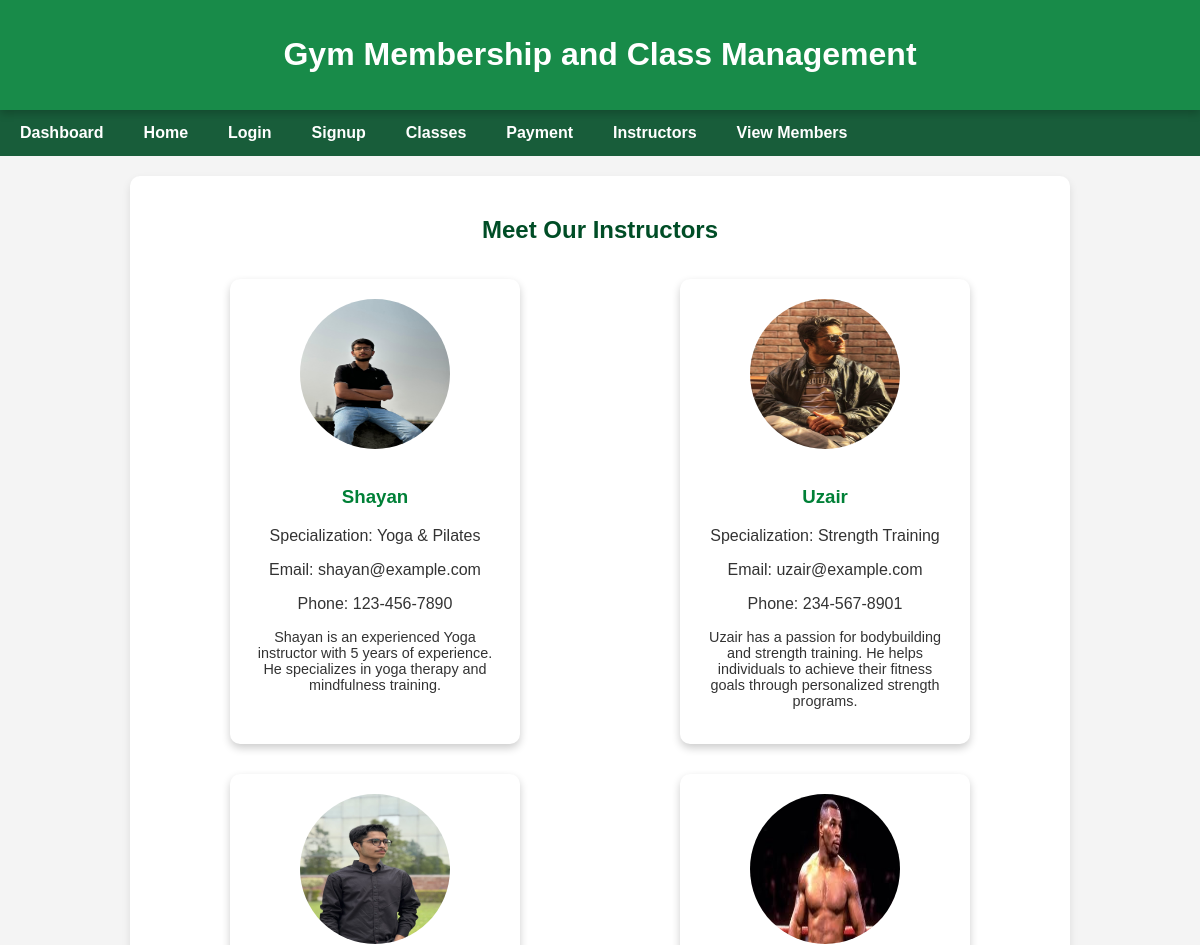
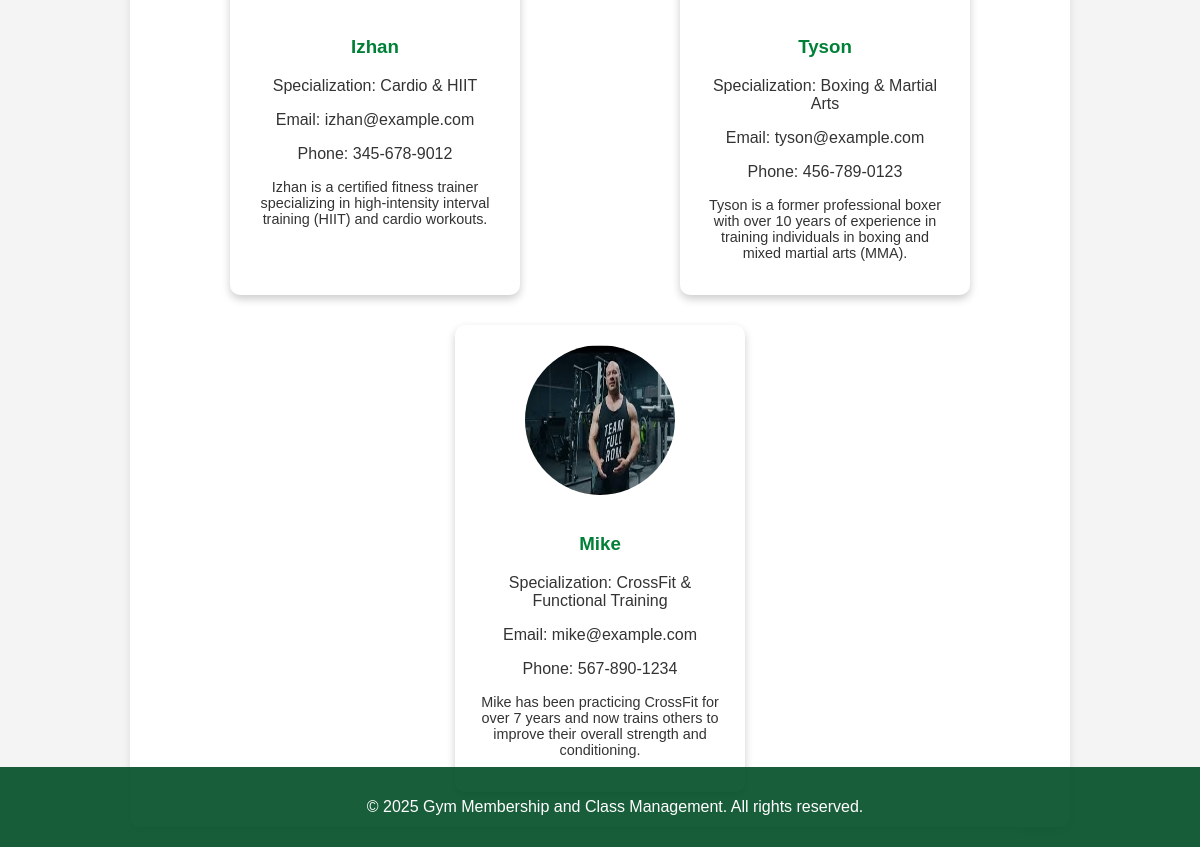
The app's page /instructors.php with its own data (2 pictures, top to bottom).
### tables this page shows
CREATE TABLE `instructors` (
  `id` int(11) NOT NULL,
  `name` varchar(100) NOT NULL,
  `specialization` varchar(100) DEFAULT NULL,
  `email` varchar(100) DEFAULT NULL,
  `phone` varchar(15) DEFAULT NULL,
  `bio` text DEFAULT NULL,
  `image` varchar(255) DEFAULT NULL
);

### instructors.php (the view, shortened to what this page needs)
<?php
$servername = "localhost";
$username = "root";
$password = "";
$dbname = "gym_membership";
$conn = new mysqli($servername, $username, $password, $dbname);
$sql = "SELECT * FROM instructors";
$result = $conn->query($sql);
$is_logged_in = isset($_SESSION['user_name']);
?>
<!DOCTYPE html>
<html lang="en">
<head>
</head>
<body>
    <header>
        <h1>Gym Membership and Class Management</h1>
    </header>
    <nav>
        <a href="dashboard.php">Dashboard</a>
        <a href="index.php">Home</a>
        <?php if (!$is_logged_in): ?>
            <a href="login.php">Login</a>
            <a href="signup.php">Signup</a>
        <?php endif; ?>
        <a href="gym_classes.php">Classes</a>
        <a href="monthly_fee.php">Payment</a>
        <a href="instructors.php" class="active">Instructors</a>
        <a href="member.php">View Members</a>
    </nav>
    <div class="container">
        <h2>Meet Our Instructors</h2>
        <div class="instructor-list">
            <?php
            if ($result->num_rows > 0) {
                while ($row = $result->fetch_assoc()) {
                    echo "<div class='instructor-card'>";
                    echo "<img src='images/" . htmlspecialchars($row['image']) . "' alt='" . htmlspecialchars($row['name']) . "'>";
                    echo "<h3>" . htmlspecialchars($row['name']) . "</h3>";
                    echo "<p>Specialization: " . htmlspecialchars($row['specialization']) . "</p>";
                    echo "<p>Email: " . htmlspecialchars($row['email']) . "</p>";
                    echo "<p>Phone: " . htmlspecialchars($row['phone']) . "</p>";
                    echo "<div class='details'>";
                    echo "<p>" . nl2br(htmlspecialchars($row['bio'])) . "</p>";
                    echo "</div>";
                    echo "</div>";
                }
            } else {
                echo "<p>No instructors found.</p>";
            }
            ?>
        </div>
    </div>
    <footer>
        <p>&copy; 2025 Gym Membership and Class Management. All rights reserved.</p>
    </footer>
</body>
</html>

### instructors.php (style rules this page uses)
body { font-family: Arial, sans-serif; margin: 0; padding: 0; background-color: #f4f4f4; }
header { background-color: rgba(0, 128, 55, 0.9); color: #ffffff; padding: 15px 20px; text-align: center; position: sticky; top: 0; z-index: 1000; box-shadow: 0 4px 8px rgba(0, 0, 0, 0.2); }
nav { background-color: rgba(0, 77, 38, 0.9); overflow: hidden; }
nav a { float: left; display: block; color: #ffffff; text-align: center; padding: 14px 20px; text-decoration: none; font-weight: bold; }
.container { padding: 20px; text-align: center; background-color: #ffffff; margin: 20px auto; border-radius: 10px; max-width: 900px; box-shadow: 0 4px 8px rgba(0, 0, 0, 0.1); }
h2 { color: #004d26; }
.instructor-list { display: flex; flex-wrap: wrap; justify-content: space-around; }
.instructor-card { background-color: #fff; padding: 20px; margin: 15px; width: 250px; border-radius: 10px; box-shadow: 0 4px 8px rgba(0, 0, 0, 0.2); text-align: center; }
.instructor-card img { width: 150px; height: 150px; border-radius: 50%; margin-bottom: 15px; }
.instructor-card h3 { color: #008037; }
.instructor-card p { color: #333; }
.instructor-card .details { margin-top: 10px; font-size: 0.9em; color: #555; }
footer { text-align: center; padding: 15px; background-color: rgba(0, 77, 38, 0.9); color: #ffffff; position: fixed; bottom: 0; width: 100%; }

### records on screen
instructors: image (picture), name "Shayan", specialization "Yoga & Pilates", email "shayan@example.com", phone "123-456-7890", bio "Shayan is an experienced Yoga instructor with 5 years of experience. He specializes in yoga therapy and mindfulness training."
instructors: image (picture), name "Uzair", specialization "Strength Training", email "uzair@example.com", phone "234-567-8901", bio "Uzair has a passion for bodybuilding and strength training. He helps individuals to achieve their fitness goals through personalized strength programs."
instructors: image (picture), name "Izhan", specialization "Cardio & HIIT", email "izhan@example.com", phone "345-678-9012", bio "Izhan is a certified fitness trainer specializing in high-intensity interval training (HIIT) and cardio workouts."
instructors: image (picture), name "Tyson", specialization "Boxing & Martial Arts", email "tyson@example.com", phone "456-789-0123", bio "Tyson is a former professional boxer with over 10 years of experience in training individuals in boxing and mixed martial arts (MMA)."
instructors: image (picture), name "Mike", specialization "CrossFit & Functional Training", email "mike@example.com", phone "567-890-1234", bio "Mike has been practicing CrossFit for over 7 years and now trains others to improve their overall strength and conditioning."
